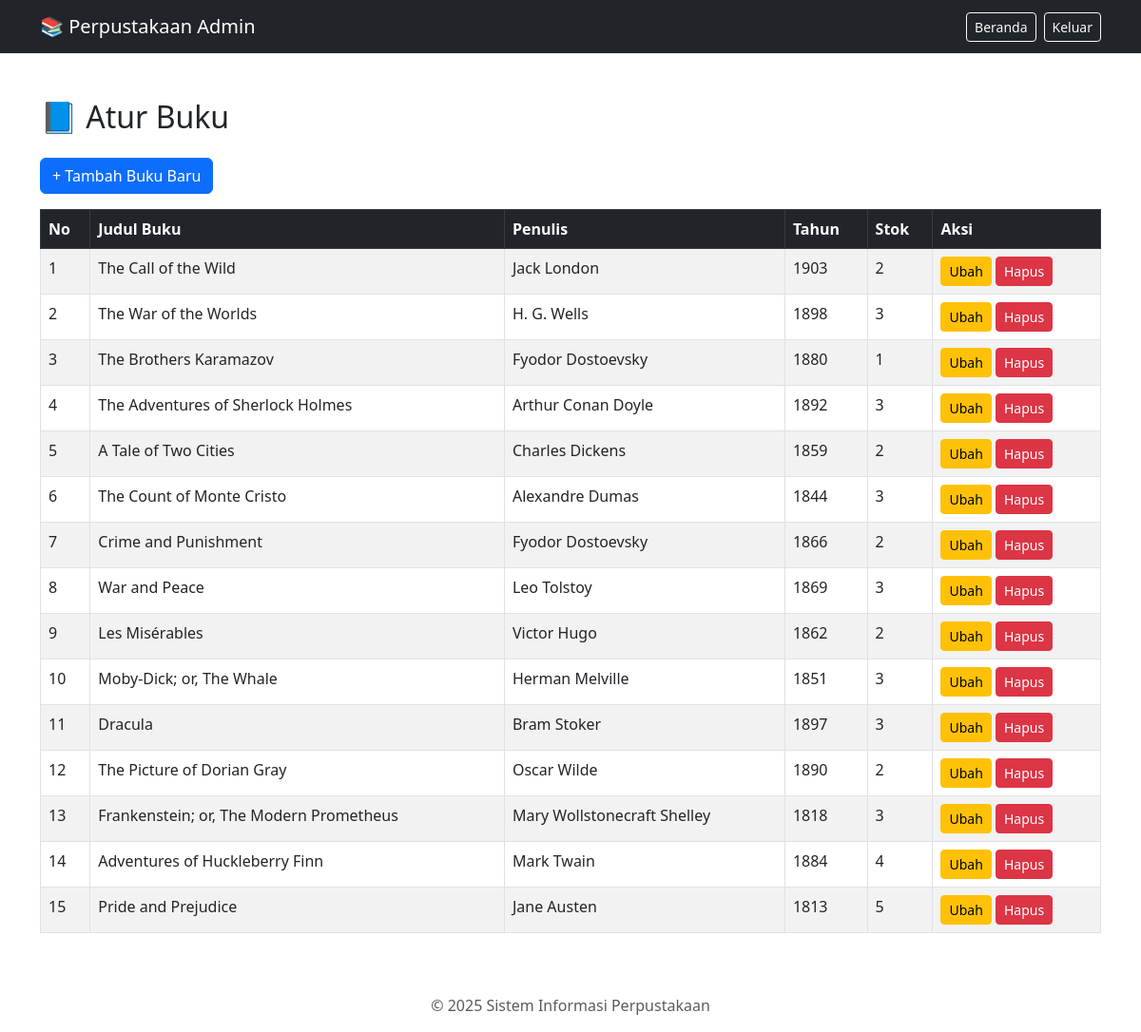
Page /admin/books.php (signed in) on the committed database.
### tables this page shows
CREATE TABLE `books` (
  `id` int(11) NOT NULL,
  `title` varchar(100) DEFAULT NULL,
  `author` varchar(100) DEFAULT NULL,
  `year` int(11) DEFAULT NULL,
  `stock` int(11) DEFAULT 1
);

### admin/books.php (the view, shortened to what this page needs)
<?php
include('../includes/db.php');
?>
<!DOCTYPE html>
<html lang="id">
<head>
  <link href="https://cdn.jsdelivr.net/npm/bootstrap@5.3.0/dist/css/bootstrap.min.css" rel="stylesheet">
</head>
<body>
<nav class="navbar navbar-expand-lg navbar-dark bg-dark">
  <div class="container">
    <a class="navbar-brand" href="index.php">📚 Perpustakaan Admin</a>
    <div class="d-flex">
      <a href="index.php" class="btn btn-outline-light btn-sm me-2">Beranda</a>
      <a href="logout.php" class="btn btn-outline-light btn-sm">Keluar</a>
    </div>
  </div>
</nav>
<div class="container my-5">
  <h2 class="mb-4">📘 Atur Buku</h2>
  <a href="add.php" class="btn btn-primary mb-3">+ Tambah Buku Baru</a>
  <table class="table table-bordered table-striped">
    <thead class="table-dark">
      <tr>
        <th>No</th>
        <th>Judul Buku</th>
        <th>Penulis</th>
        <th>Tahun</th>
        <th>Stok</th>
        <th>Aksi</th>
      </tr>
    </thead>
    <tbody>
      <?php
      $result = mysqli_query($conn, "SELECT * FROM books ORDER BY id DESC");
      $no = 1;
      while ($row = mysqli_fetch_assoc($result)) {
        echo "<tr>
          <td>{$no}</td>
          <td>{$row['title']}</td>
          <td>{$row['author']}</td>
          <td>{$row['year']}</td>
          <td>{$row['stock']}</td>
          <td>
            <a href='edit.php?id={$row['id']}' class='btn btn-sm btn-warning'>Ubah</a>
            <a href='delete.php?id={$row['id']}' class='btn btn-sm btn-danger' onclick=\"return confirm('Yakin ingin menghapus buku ini?');\">Hapus</a>
          </td>
        </tr>";
        $no++;
      }
      ?>
    </tbody>
  </table>
</div>
<footer class="text-center text-muted py-3">
  &copy; <?= date('Y'); ?> Sistem Informasi Perpustakaan
</footer>
</body>
</html>

### rows in the picture
books: title "The Call of the Wild", author "Jack London", year "1903", stock "2"
books: title "The War of the Worlds", author "H. G. Wells", year "1898", stock "3"
books: title "The Brothers Karamazov", author "Fyodor Dostoevsky", year "1880", stock "1"
books: title "The Adventures of Sherlock Holmes", author "Arthur Conan Doyle", year "1892", stock "3"
books: title "A Tale of Two Cities", author "Charles Dickens", year "1859", stock "2"
books: title "The Count of Monte Cristo", author "Alexandre Dumas", year "1844", stock "3"
books: title "Crime and Punishment", author "Fyodor Dostoevsky", year "1866", stock "2"
books: title "War and Peace", author "Leo Tolstoy", year "1869", stock "3"
books: title "Les Misérables", author "Victor Hugo", year "1862", stock "2"
books: title "Moby-Dick; or, The Whale", author "Herman Melville", year "1851", stock "3"
books: title "Dracula", author "Bram Stoker", year "1897", stock "3"
books: title "The Picture of Dorian Gray", author "Oscar Wilde", year "1890", stock "2"
books: title "Frankenstein; or, The Modern Prometheus", author "Mary Wollstonecraft Shelley", year "1818", stock "3"
books: title "Adventures of Huckleberry Finn", author "Mark Twain", year "1884", stock "4"
books: title "Pride and Prejudice", author "Jane Austen", year "1813", stock "5"
